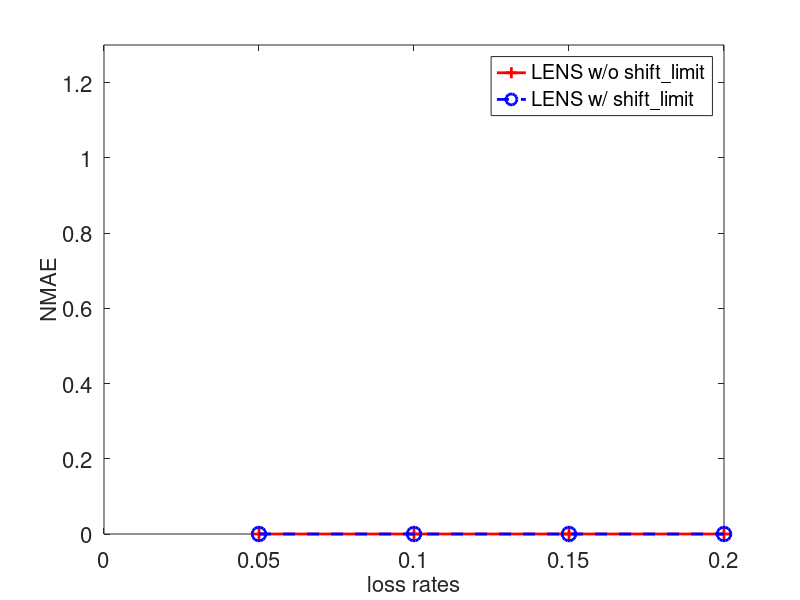
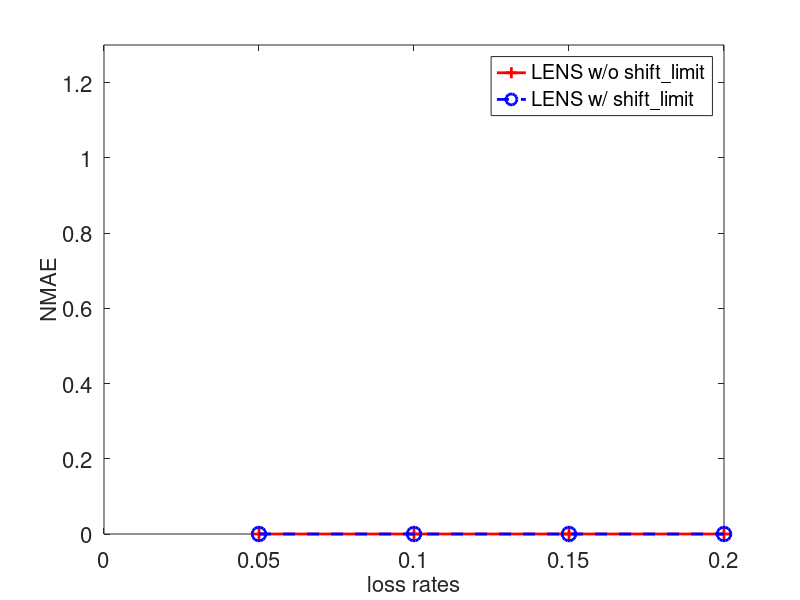
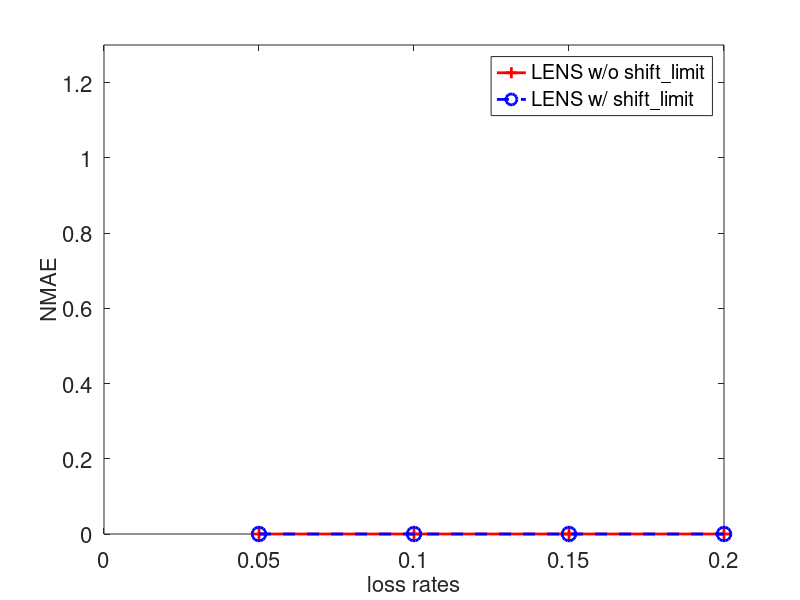
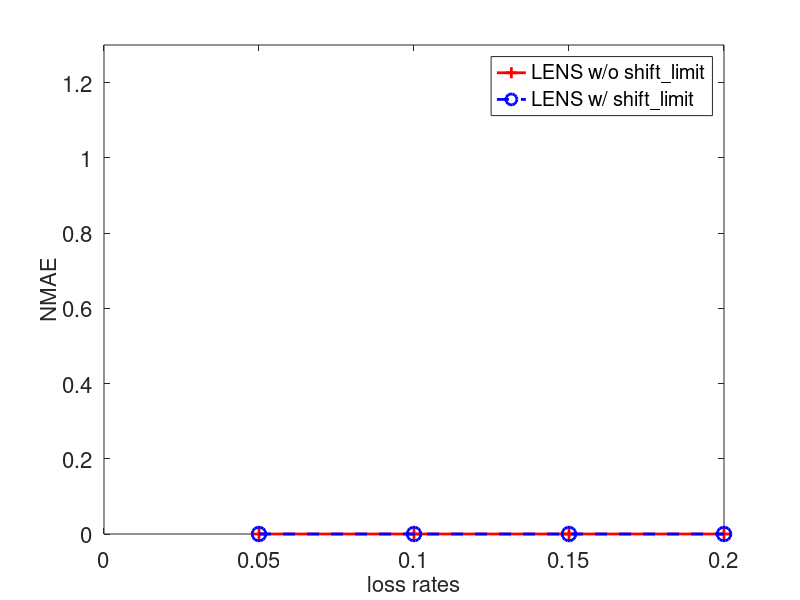

Write the MATLAB code that produced these figures, in order.
%% postcondor_warp: function description
function postcondor_missing()
    input_dir = '~/warp/condor_data/task_dtw/condor/do_missing_exp/';
    % input_dir = '~/warp/condor_data/task_dtw/condor/bak.do_missing_exp.1202.kmeans.top1_cluster/';
    %% trace
    % , 'multi-ch-csi', 'blink'
    % trace_names = {'abilene', 'geant', 'wifi', '3g', '1ch-csi', 'cister', 'cu', 'ucsb', 'umich', 'p300', '4sq'};
    trace_names = {'geant', '3g', '4sq'};


    %% dropping elements
    elem_frac  = 1;
    loss_rates = [0.05 0.1 0.15 0.2];
    elem_mode  = 'elem';
    loss_mode  = 'ind';
    burst_size = 1;


    %% cluster
    % cluster_methods = {'subspace', 'spectral'};
    % cluster_methods = {'spectral'};
    cluster_methods = {'kmeans'};
    % num_clusters=(0 5000)
    % head_types = {'best', 'random', 'worst'};
    head_types = {'best'};
    sync_type = 'shift';
    % metric_types = {'graph', 'coef'};
    metric_types = {'coef'};
    % sigmas = [1];



    %% warp
    % warp_methods = {'na' 'dtw', 'shift', 'shift_limit', 'stretch'};
    warp_methods = {'shift_limit'};
    warp_opt = 'num_seg=1';


    %% evaluation
    eval_opts = {'no_dup=1'};


    %% rank
    rank_seg = 1;
    rank_percnetile = 0.8;
    rank_cluster_method = 1;
    rank_opt = ['percentile=' num2str(rank_percnetile) ',num_seg=' num2str(rank_seg) ',r_method=' num2str(rank_cluster_method)];


    % init_esti_methods = {'na', 'lens'};
    init_esti_methods = {'na'};
    final_esti_methods = {'lens'};

    seeds = [1 2 3 4 5];


    %% plot line: 
    %%   x axis: loss rates
    %%   lines: interpolation methods
    compare_line_interpolation_method(input_dir, './figs_missing/', trace_names, rank_opt, elem_frac, loss_rates, elem_mode, loss_mode, burst_size, init_esti_methods, final_esti_methods, cluster_methods, head_types, sync_type, metric_types, warp_methods, warp_opt, eval_opts, seeds, 'line_interp_method');

end


%% get_trace_opt
function [trace_opt] = get_trace_opt(trace_name)
    if strcmp(trace_name, 'p300')
        trace_opt = 'subject=1,session=1,img_idx=0';
    elseif strcmp(trace_name, '4sq')
        trace_opt = 'num_loc=100,num_rep=1,loc_type=1';
    else
        trace_opt = 'na';
    end
end


%% get_results: function description
function [mae_mean, mae_std] = get_results(input_dir, trace_name, trace_opt, rank_opt, elem_frac, loss_rate, elem_mode, loss_mode, burst_size, init_esti_method, final_esti_method, cluster_method, cluster_opt, warp_method, warp_opt, eval_opt, seeds)

    cnt = 0;
    basename = [input_dir trace_name '.' trace_opt '.' rank_opt '.elem' num2str(elem_frac) '.lr' num2str(loss_rate) '.' elem_mode '.' loss_mode '.' num2str(burst_size) '.' init_esti_method '.' final_esti_method '.' cluster_method '.' cluster_opt '.' warp_method '.' warp_opt '.' eval_opt];
    fprintf('%s\n', basename);

    for seed = seeds
        filename = [basename '.s' num2str(seed) '.txt'];
        
        if exist(filename) ~= 0
            cnt = cnt + 1;
            data = load(filename);

            ret(:, cnt) = data';
            fprintf('  ');
            fprintf('%f,', data);
            fprintf('\n');
        end
    end %% end seed

    if cnt > 1
        for mi = 1:size(ret,1)
            tmp = ret(mi,:); tmp = tmp(tmp~=max(tmp));
            mae_mean(mi)  = mean(tmp);
            mae_std(mi)   = std(tmp);
        end
    elseif cnt > 0
        for mi = 1:size(ret,1)
            tmp = ret(mi,:);
            mae_mean(mi)  = mean(tmp);
            mae_std(mi)   = std(tmp);
        end
    else
        mae_mean  = [];
        mae_std   = [];
    end

end


%% ------------------------------------------
%% compare interpolation method
function compare_line_interpolation_method(input_dir, output_dir, trace_names, rank_opt, elem_frac, loss_rates, elem_mode, loss_mode, burst_size, init_esti_methods, final_esti_methods, cluster_methods, head_types, sync_type, metric_types, warp_methods, warp_opt, eval_opts, seeds, fig_prefix)

    
    for trace_name = trace_names
        trace_name = char(trace_name);
        trace_opt = get_trace_opt(trace_name);

        for cluster_method = cluster_methods
            cluster_method = char(cluster_method);

            if strcmp(cluster_method, 'subspace')
                num_clusters = [5000];
            elseif strcmp(cluster_method, 'spectral')
                num_clusters = [-1];
            else
                num_clusters = [2 3 5 10];
            end
                
            for num_cluster = num_clusters
                for head_type = head_types
                    head_type = char(head_type);
                    for metric_type = metric_types
                        metric_type = char(metric_type);

                        if strcmp(metric_type, 'graph')
                            sigmas = [1 10 100];
                        else
                            sigmas = [1];
                        end

                        for sigma = sigmas
                    
                            cluster_opt = ['num_cluster=' num2str(num_cluster) ',head_type=''' head_type ''',sync_type=''' sync_type ''',metric_type=''' metric_type ''',sigma=' num2str(sigma)];

                            for warp_method = warp_methods
                                warp_method = char(warp_method);
                            
                                for eval_opt = eval_opts
                                    eval_opt = char(eval_opt);

                                    for init_esti_method = init_esti_methods
                                        init_esti_method = char(init_esti_method);
                                        for final_esti_method = final_esti_methods
                                            final_esti_method = char(final_esti_method);

                                            figname = [output_dir fig_prefix '.' trace_name '.' trace_opt '.' rank_opt '.elem' num2str(elem_frac) '.' elem_mode '.' loss_mode '.' num2str(burst_size) '.' init_esti_method '.' final_esti_method '.' cluster_method '.' cluster_opt '.' warp_method '.' warp_opt '.' eval_opt];
                                            plot_line_interpolation_method(input_dir, trace_name, trace_opt, rank_opt, elem_frac, loss_rates, elem_mode, loss_mode, burst_size, init_esti_method, final_esti_method, cluster_method, cluster_opt, warp_method, warp_opt, eval_opt, seeds, figname);

                                        end
                                    end
                                end
                            end
                        end
                    end
                end
            end
        end
    end
end


%% plot_line_interpolation_method
function plot_line_interpolation_method(input_dir, trace_name, trace_opt, rank_opt, elem_frac, loss_rates, elem_mode, loss_mode, burst_size, init_esti_method, final_esti_method, cluster_method, cluster_opt, warp_method, warp_opt, eval_opt, seeds, figname)

    num_lines = 2;

    fh = figure; clf;
    font_size = 16;
    colors   = {'r', 'b', [0 0.8 0], 'm', [1 0.85 0], [0 0 0.47], [0.45 0.17 0.48], 'k'};
    lines    = {'-', '--', '-.'};
    markers  = {'+', 'o', '*', '.', 'x', 's', 'd', '^', '>', '<', 'p', 'h'};


    % select_line = [7:-1:1];
    % legends = {'knn', 'SRMF+KNN', 'SRMF', 'SVD base+KNN', 'SVD base', ['LENS w/o ' warp_method], ['LENS w/ ' warp_method]};
    % select_line = [3 5 2 1];
    % legends = {'SVD base', 'SRMF', ['LENS w/o ' warp_method], ['LENS w/ ' warp_method]};
    % select_line = [5 2 1];
    % legends = {'SRMF', ['LENS w/o ' warp_method], ['LENS w/ ' warp_method]};
    select_line = [2 1];
    legends = {['LENS w/o ' warp_method], ['LENS w/ ' warp_method]};

    ret_mean = zeros(num_lines, length(loss_rates));
    ret_std  = zeros(num_lines, length(loss_rates));
    for li = 1:length(loss_rates)
        loss_rate = loss_rates(li);
        
        [mae_mean, mae_std] = get_results(input_dir, trace_name, trace_opt, rank_opt, elem_frac, loss_rate, elem_mode, loss_mode, burst_size, init_esti_method, final_esti_method, cluster_method, cluster_opt, warp_method, warp_opt, eval_opt, seeds);
        if(length(mae_mean) > 0)
            ret_mean(:, li) = mae_mean;
            ret_std(:, li) = mae_std;
        else
            ret_mean(:, li) = 0;
            ret_std(:, li) = 0;
        end
    end

    ret_mean = ret_mean(select_line, :);
    ret_std = ret_std(select_line, :);


    %% line
    for li = 1:length(select_line)
        lh{li} = plot(loss_rates, ret_mean(li, :));
        % lh{li} = errorbar(loss_rates, ret_mean(li, :), ret_std(li, :));
        set(lh{li}, 'Color', colors{mod(li-1,length(colors))+1});
        set(lh{li}, 'LineStyle', lines{mod(li-1,length(lines))+1});
        set(lh{li}, 'LineWidth', 2);
        set(lh{li}, 'marker', markers{mod(li-1,length(markers))+1});
        set(lh{li}, 'MarkerSize', 10);
        hold on;
    end

    set(gca, 'FontSize', font_size);
    xlabel('loss rates', 'FontSize', font_size);
    ylabel('NMAE', 'FontSize', font_size);

    ytics = get(gca, 'YTick');
    max_y = max(ytics) * 1.3;
    set(gca, 'YLim', [0 max_y]);
    legend(legends, 'Interpreter', 'none', 'Location', 'NorthEast');

    % set(gca, 'OuterPosition', [LEFT BOTTOM WIDTH HEIGHT]);  %% normalized value, [0 0 1 1] in default
    % set(gca, 'Position', [0.1 0.2 0.7 0.75]);

    print(fh, '-depsc', [figname '.eps']);

end
%% END compare interpolation method
%% ------------------------------------------
    
